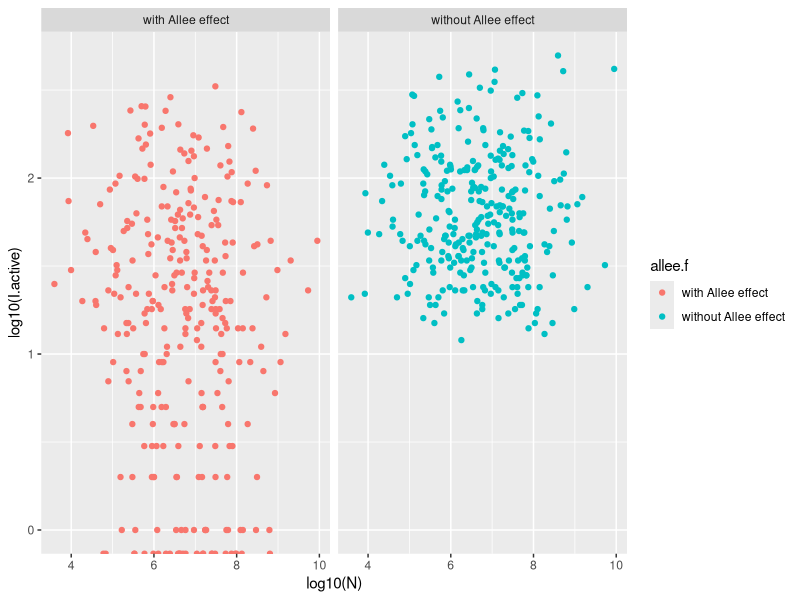
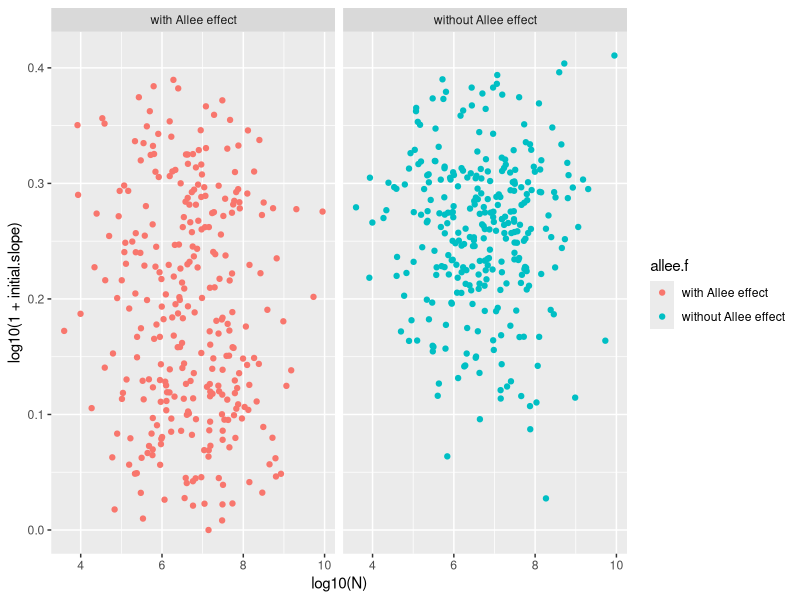

These figures' R source, in order: (Note: this script raises an error after producing the figures.)
###################################################################
##### Dynamic

dyn.sub.exp.Allee.SIR<-function(I0, bet=1.3, gam=5, p, t, Allee, migration, size, I50, K){
  out<-matrix(0, nrow = t, ncol=5)
  colnames(out)<-c("S","I","R", "New.I", "Imported")
  out[1,]<-c(K,I0,0,0,0)
  N<-K+I0
  for(i in 2:t){
    if(out[i-1,2]<=0)out[i-1,2]<-out[i,2]<-0
    if(out[i-1,1]<=0)out[i-1,1]<-out[i,1]<-0
        if(Allee==T){
          new.I<-(bet*(out[i-1,1]*(out[i-1,2])^p)/N)*(out[i-1,2]/(out[i-1,2]+I50))
          if(out[i-1,2]>0){
              rec.I<-(1/(gam*(out[i-1,2]/(out[i-1,2]+I50))))*out[i-1,2]
              } else {rec.I<-0}
          }
          if(Allee==F){
            new.I<-(bet*(out[i-1,1]*(out[i-1,2])^p)/N)
            rec.I<-(1/gam)*out[i-1,2]
        }
        rec.I<-rnbinom(n = 1, size = size, mu = rec.I)
        rec.I<-min(out[i-1,2],rec.I, na.rm=T)
        imported<-rnbinom(n = 1, size = size, mu = migration)
#        new.I<-rnbinom(n = 1, size = size, mu = new.I)
        new.I<-rpois(n = 1, lambda  = new.I)
        new.I<-min(new.I,out[i-1,2])        # ensure no more new infections than susceptible
        out[i,]<-c(out[i-1,1]-new.I, out[i-1,2]+new.I-rec.I+imported,out[i-1,3]+rec.I, new.I, imported)
    }
  out
}


##############################################
#############################################

p_se=1 # sin subexponencial
#p_se=0.8 # subexponencial
allee=T

par(mfrow=c(10,10), mar=c(1.5,1.5,0.5,0.5 ))
#for(i in 1:200){
generador <- function(p_se,allee,N) {
  rm(.Random.seed, envir=globalenv())
  dyn.sub.exp.Allee.SIR(I0=10, bet=0.8, gam=3 , p=p_se, t=100,  migration=1, size=0.2, I50=10, K=N, Allee = allee )->al
  imp<-cumsum(al[,5])  # cumulative number of imported cases
  al<-cumsum(al[,4])   # cumulative number of cases
  I.min<-which(al>9)
  al<-al[I.min]
  I.max<-which(al<0.8*1000)
  al<-al[I.max]
  print(length(al))
  al<-al[which(al>10 & al<2500)]
  imp<-imp[which(al>10 & al<2500)]
  #al<-al[which(al>10 )]
  #imp<-imp[which(al>10 )]
  if(length(al)>10){
#    plot(log10(al)~log10(I(1:length(al))), bty="l", pch=19, col="darkgreen", main="")
    #plot(log10(al)~(I(1:length(al))), bty="l", pch=19, col="darkgreen", main="")
    
  y<-log10(al)
  z<-log10(imp)
  x<-log10(1:length(y))
#  x<-(1:length(y))
#  points(z~log10(I(1:length(al))), bty="l", pch=19, col="gold", main="", cex=.8)
  #ff0<-lm(y~x)
  ff1<-segmented(lm(y~x), seg.Z = ~x, npsi = 1)
  #aic<-AIC(ff0,ffp, ff1)[,2]
  #wi<-exp(-0.5*(aic-min(aic)))/sum(exp(-0.5*(aic-min(aic))))
  cfs = summary(ff1)
  #plot(ff1, add=T, col="red")
  id.psi<-which(x<cfs$psi[2])                                              # The following lines estimate the number of active cases at the break point
  if(length(id.psi)>9) I.active<-al[max(id.psi)]-al[max(id.psi)-9]  # If the time series before the break is larger than 10 days retain the total infected 10 days before...
  if(length(id.psi)<=9)I.active<-al[max(id.psi)]                        # If the time series is shoreter take the total number of infected before the break
  
  return(c(cfs$coefficients[,1],ifelse(is.null(cfs$psi),NA,cfs$psi[2]),al,I.active))
#  plot(ff1, add=T, col="red")
  }
}
# 
# par(mfrow=c(1,1), mar=c(1.5,1.5,1.5,1.5 ))
# 
# d=data.frame(n=1:5000)
# fits=sapply(d$n,FUN = generador)
# fnull=sapply(fits,FUN = is.null)
# sum(fnull)
# fits=fits[!fnull]
# 
# 
# cociente=sapply(fits, FUN = function(x) {
#   cfs = coef(x)
#   return(cfs[3] / cfs[2])
# })
# hist(log(cociente),20)
# 
# resta=sapply(fits, FUN = function(x) {
#   cfs = coef(x)
#   return(cfs[3] - cfs[2])
# })
# hist(resta,20)
# 

library(tidyr)
library(dplyr)
library(ggplot2)
library(ggpubr)
library(segmented)
library(ggforce)
nRepeats = 300
alleeCoefs = c(F,T)
pob_condados = c(4.49,0.68)
pob_paises = c(6.66,1.07)


N=round(10^rnorm(nRepeats,pob_paises[1],pob_paises[2]))  #valores para paises
#N=round(10^rnorm(nRepeats,pob_condados[1],pob_condados[2]))  #valores para condados
#subExpCoefs = c(0.8,1) #con y sin subexp
subExpCoefs = 0.8
nRows=length(alleeCoefs)*length(subExpCoefs)

cuadrantes = tibble(n=seq(1,nRows*nRepeats),
                  allee=rep(alleeCoefs,nRows/length(alleeCoefs)*nRepeats),
                    allee.f = ifelse(allee,"with Allee effect","without Allee effect"),
                    subexp = rep(subExpCoefs,each=nRows/length(subExpCoefs)*nRepeats),subexp.f = ifelse(subexp<1,"with subexp. growth","without subexp. growth"),
                    N=rep(N,each=nRows))

cuadrantes = cuadrantes %>% rowwise() %>% 
  # mutate(modelo=list(generador(subexp,allee)),fit=list(coef(modelo,include.psi=T)))
  mutate(fit=list(generador(subexp,allee,N)))

cuadrantes = 
cuadrantes %>% 
  unnest(fit)  %>% 
  group_by(n) %>% 
  mutate(coef=c(paste0("coef.",1:5),paste0("t.",1:(n()-6)),"I.active")) %>% #View()
  spread(key=coef,value  = fit) %>% 
  rowwise() %>%
  mutate(coef.4 = coef.2+coef.3,
         cociente = coef.4/coef.2,
         resta=coef.4 - coef.2,
         angle = atan(abs((coef.4 - coef.2)/(1-coef.4*coef.2))),
         infec.Corte=ifelse(is.null(coef.5),NA,coef.1 + coef.4*coef.5))


#cuadrantes = cuadrantes %>% rowwise() %>% mutate(angle = atan(abs((coef.3 - coef.2)/(1-coef.3*coef.2)))  )
#cuadrantes = cuadrantes %>%ungroup() %>%  rowwise() %>% mutate(infec.Corte = coef.1 + coef.2*coef.5  )

#cuadrantes$coef.1 + cuadrantes$coef.2*cuadrantes$coef.5

cuadrantes %>% group_by(allee.f,subexp.f) %>% 
  summarize_at(c("cociente","resta","angle"),.funs = list("median"=median,"iqr"=IQR),na.rm=T)

#filtrar casos con muy poco slope inicial y mucho final - cociente>5000
#cuadrantes=cuadrantes %>%  filter(cociente<5000,cociente>0)

# cuadrantes %>% ggplot(aes(x=log(cociente),fill=interaction(allee.f,subexp.f))) + geom_histogram(alpha=.3) + facet_wrap(~subexp.f*allee.f)
# cuadrantes %>% ggplot(aes(x=log(cociente),fill=allee)) + geom_histogram() 
# cuadrantes %>% ggplot(aes(x=resta,fill=allee.f)) + geom_histogram() + facet_grid(rows = "allee.f~subexp.f")
# 
# cuadrantes %>% ggplot(aes(x=log(cociente),fill=allee.f)) + geom_histogram() + facet_grid(rows = "allee.f~subexp.f",)
# 
# cuadrantes %>% ggplot(aes(y=log(cociente),x=log(1+coef.2),col=allee.f)) + geom_point(alpha=.2)+
#   facet_wrap(~subexp.f)+
#   labs(x="log(1+initial slope)",y="log(second slope/first slope)")
# 
# cuadrantes %>% ggplot(aes(y=coef.4,x=coef.2,col=allee.f)) + geom_point(alpha=.5)+
#   facet_wrap(~subexp.f)+
#   labs(x="log(first slope)",y="log(second slope)")
# 
cuadrantes$allee.f = factor(cuadrantes$allee.f)

# cuadrantes %>% mutate_at(c("coef.2","coef.3","cociente"),.funs = list("log"=function(x) log(1+x))) %>% 
# ggscatterhist(x="coef.2_log",y="cociente_log",
#   color="allee.f",alpha=0.6,size=3,
#   margin.plot="boxplot",
#   ggtheme=theme_bw(),
#   xlab="log(1+initial slope)",
#   ylab="log(1+final slope / initial slope)"
# ) 



##### 

colnames(cuadrantes)[c(8,10)]=c("initial.slope","slope.after.thresh")

cuadrantes=cuadrantes %>%  filter(initial.slope>0)

save(cuadrantes,file="simulados_allee_condados.RData")


##  plots varios con N
cuadrantes %>% ggplot(aes(x=log10(N),y=log10(I.active),col=allee.f))+geom_point() +facet_wrap(~allee.f)
cuadrantes %>% ggplot(aes(x=log10(N),y=log10(1+initial.slope),col=allee.f))+geom_point() +facet_wrap(~allee.f)



## -------------- PLOT CON CONVEX HULL -----------------
xlims=c(0,.5)
ylims= c(-.01,3)
plot_slopes =  # 
cuadrantes %>% mutate_at(vars(contains("slope"),"cociente"),.funs = list("log10"=function(x) log10(1+x))) %>%
 slice(sample(nrow(cuadrantes),1000)) %>% 
ggscatterhist(x="initial.slope_log10",y="cociente_log10",
              color="allee.f",alpha=.3,size=3,
              margin.plot="boxplot",
              ggtheme=theme_bw(),
              xlab="initial slope",
              ylab="slope after threshold",
              palette = c("#b33018","#14b74b"),
              ylim=ylims,
              xlim=xlims
)
plot_slopes$sp <-
plot_slopes$sp+
  geom_abline(slope=1,intercept = 0,linetype="dotted")# +  
 # geom_mark_hull(concavity = 5,expand = -.00000001,aes(fill=allee.f)) 


#plot_slopes$sp+
 # geom_abline(slope=1,intercept = 0,linetype="dotted") +  
#  geom_mark_hull(concavity = 5,expand = -.00000001,radius=.02,aes(fill=allee.f)) 



plot_slopes$sp$labels$colour=""
plot_slopes$sp$labels$fill=""
plot_slopes$yplot=plot_slopes$yplot + ylim(ylims)
plot_slopes$xplot=plot_slopes$xplot + ylim(xlims)
plot_slopes
  print_plot_slopes = print(plot_slopes)
ggsave(print_plot_slopes,filename = "fig1_slopes.pdf",height = 4,width = 5)

cuadrantes %>% 
  ggscatterhist(x="infec.Corte",y="angle",
                color="allee.f",alpha=0.6,size=3,
                margin.plot="boxplot",
                ggtheme=theme_bw(),
                xlab="log10(infected at threshold)",
                ylab="angle between slopes"
  )

cuadrantes %>% 
  ggscatterhist(x="coef.5",y="angle",
                color="allee.f",alpha=0.6,size=3,
                margin.plot="boxplot",
                ggtheme=theme_bw(),
                xlab="log10(time to threshold)",
                ylab="angle between slopes"
  )





cuadrantes %>% ggplot(aes(y=coef.3,x=coef.2,col=allee.f)) + geom_point(alpha=.2)+
  facet_wrap(~subexp.f)+
  labs(x="initial slope)",y="final slope")


cuadrantes %>% ggplot(aes(y=log(cociente),col=interaction(allee,subexp.f),x=resta)) + geom_point() +
  facet_wrap(~subexp.f)


###################################################################
##### plot with/wihout Allee and subexponential

plot.alle.migra.su.exp<-function(I0, bet, gam , p, t,  migration, size, I50, K, it){
  require(segmented)
  par(mfrow=c(2,2), mar=c(4,4,4,4))
  dyn.median<-list()
  for(pp in c(1,p)){
    #    for(m in c(0,migration)){
    for(allee in c(F,T)){
      out.t<-NULL
      for(i in 1:it){
        dyn.sub.exp.Allee.SIR(I0 = I0, bet = bet, gam = gam, p = pp, t = t, Allee = allee, migration = migration, size = size, I50 = I50, K = K)->al
        #return(al)       
        al<-cumsum(al[,4])
        out.t<-rbind(out.t, al)
      }
      out<- apply(out.t, 2, quantile, c(0.025,0.5,0.975))
      #    ii<-which(diff(al)==max(diff(al)))
      Total.Infected<-out[2,]
      
      if(sum(Total.Infected)==0)return("No epidemic")      
      if(allee ==T & pp<1 )          title<-"With Allee & With Sub.exp"
      if(allee ==T & pp==1 )         title<-"With Allee & Without Sub.exp "
      if(allee ==F & pp==1 )         title<-"Without Allee & Without Sub.exp "
      if(allee ==F & pp<1 )          title<-"Without Allee & With Sub.exp"
      if(allee==F){  
        Total.Infected<-Total.Infected[which(Total.Infected>1 & Total.Infected<K*0.25)]
        #         dyn.median[length(dyn.median)+1]<-c(allee, pp,Total.Infected)
        plot(log10(Total.Infected)~log10(I(1:length(Total.Infected))), bty="l", pch=19, 
             col="navy", main=title, ylim=c(0.95,max(log10(Total.Infected))),
             xlab="Log10(day)", ylab="Log10(total Infected)", xlim=c(0,log10(t)))
        #      points(log10(out[1,which(Total.Infected>9)])~log10(I(1:length(Total.Infected))), col="navy", lty=2, type="l")
        #      points(log10(out[3,which(Total.Infected>9)])~log10(I(1:length(Total.Infected))), col="navy", lty=2, type="l")
      }
      if(allee==T){
        Total.Infected<-Total.Infected[which(Total.Infected>1 & Total.Infected<K*0.25)]
        #        dyn.median<-rbind(dyn.median, c(allee, pp,Total.Infected))
        plot(log10(Total.Infected)~log10(I(1:length(Total.Infected))), bty="l", pch=19, col="darkred", main=title)
        # points(log10(out[1,I.min])~log10(I(1:length(Total.Infected))), col="darkred", lty=2, type="l")
        #  points(log10(out[3,I.min])~log10(I(1:length(Total.Infected))), col="darkred", lty=2, type="l")
        y<-log10(Total.Infected); x<-log10(1:length(y))
        DI<-log10(diff(Total.Infected))
        ff0<-lm(y~x)
        ff1<-segmented(lm(y~x), seg.Z = ~x, npsi = 1)
        ff3<-lm(y~x+I(x^2)+I(x^3))
        #        #Vivouda et al. 2016 Epidemics 15: 27–37 (DI=r*Ct^p)
        aic<-AIC(ff0,ff1, ff3)[,2]
        wi<-exp(-0.5*(aic-min(aic)))/sum(exp(-0.5*(aic-min(aic))))
        print(wi)
        fit<-summary(ff1)
        plot(ff1, add=T, col="red")
      }
    }
  }
  #colnames(dyn.median)<-c("Allee", "sub.exp",1:t)  
  dyn.median
}




#I0 = 0, bet = 1.2, gam = 5.5, p = 0.8, t = 100, Allee = T, migration = 3, size = 0.75, I50 = 20, K = 10000

#dd<-plot.alle.migra.su.exp(I0=0, bet=1.2, gam=5.5 , p=.8, t=200,  migration=1, size=0.5, I50=20, K=10000, it=200)
#dd<-plot.alle.migra.su.exp(I0=0, bet=0.8, gam=3.5 , p=.8, t=100,  migration=1, size=0.25, I50=20, K=10000, it=500)
dd<-plot.alle.migra.su.exp(I0=0, bet=0.8, gam=3 , p=.8, t=200,  migration=1, size=0.2, I50=20, K=100000, it=500)
